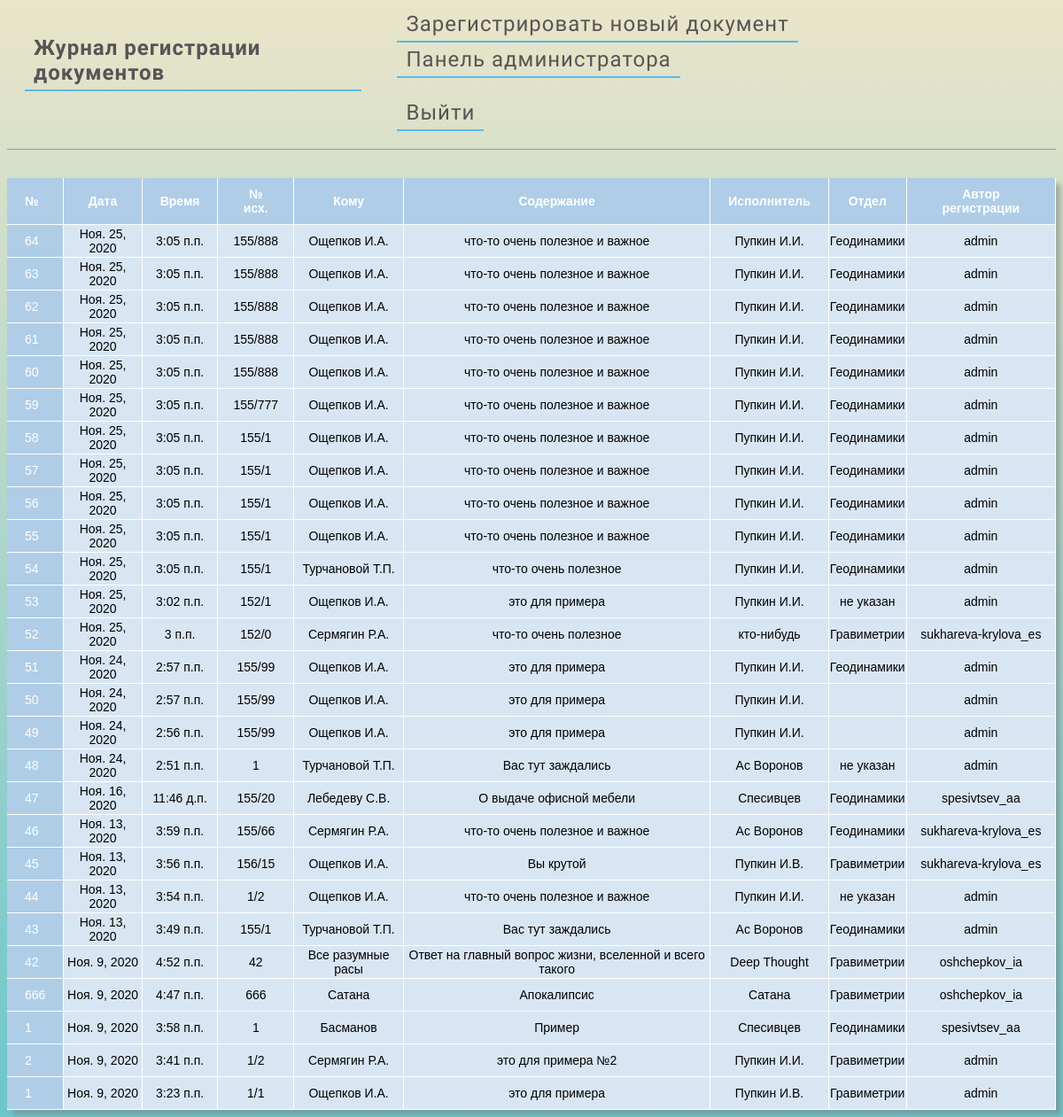
The app's page / (signed in) with its own data.
### journal/models.py (models this page shows, shortened)
class Entry(models.Model):
    number = models.IntegerField("№", default=0)
    reg_date = models.DateField(auto_now=True)
    reg_time = models.TimeField(auto_now=True)
    number_out = models.CharField("№ исх.", max_length=64, default='')
    to_whom = models.CharField("Кому", max_length=200, default='')
    what = models.CharField("Содержание", max_length=200, default='')
    executor = models.CharField("Исполнитель", max_length=200, default='')
    author = models.ForeignKey(
        'auth.User',
        on_delete=models.CASCADE
    )
    departament = models.CharField("Отдел", max_length=200, default='')
    class Meta:
        verbose_name = 'Запись в журнале'     # Для единственного числа
        verbose_name_plural = 'Записи в журнале'      # Для множественного числа

### journal/views.py (the view)
# urls.py: path('', JournalView.as_view(), name='home'),
class JournalView(ListView):
    model = Entry
    template_name = 'home.html'
    queryset = get_some_last_model_elements(obj=Entry, begin=0, end=50)

### journal/templates/home.html
{% extends 'base.html' %}
{% load static %}
{% block content %}
<link href="{% static 'css/home.css' %}" rel="stylesheet">
<table>
    <tr>
        <th>№</th>
        <th>Дата</th>
        <th>Время</th>
        <th>№ исх.</th>
        <th>Кому</th>
        <th>Содержание</th>
        <th>Исполнитель</th>
        <th>Отдел</th>
        <th>Автор регистрации</th>
    </tr>
    {% for item in object_list %}
    <tr>
        {% if user.username != "admin" %}
                {% for group in user.groups.all %}
                    {% if group.name == item.departament %}
                        <td>{{ item.number }}</td>
                        <td>{{ item.reg_date }}</td>
                        <td>{{ item.reg_time }}</td>
                        <td>{{ item.number_out }}</td>
                        <td>{{ item.to_whom }}</td>
                        <td>{{ item.what }}</td>
                        <td>{{ item.executor }}</td>
                        <td>{{ item.departament }}</td>
                        <td>{{ item.author }}</td>
                    {% endif %}
                {% endfor %}
        {% else %}
            <td>{{ item.number }}</td>
            <td>{{ item.reg_date }}</td>
            <td>{{ item.reg_time }}</td>
            <td>{{ item.number_out }}</td>
            <td>{{ item.to_whom }}</td>
            <td>{{ item.what }}</td>
            <td>{{ item.executor }}</td>
            <td>{{ item.departament }}</td>
            <td>{{ item.author }}</td>
        {% endif %}
    </tr>
    {% endfor %}
</table>
{% endblock content %}

### journal/static/css/base.css (style rules this page uses)
body { font-family: 'Source Sans Pro', sans-serif; font-size: 20px; }

### journal/static/css/home.css (style rules this page uses)
table { font-family: "Lucida Sans Unicode", "Lucida Grande", Sans-Serif; font-size: 14px; border-collapse: collapse; text-align: center; box-shadow: 0.4em 0.4em 5px rgba(122,122,122,0.5); }
th { position: sticky; top: 0px; }
th, td:first-child { background: #AFCDE7; color: white; padding: 10px 20px; }
th, td { border-style: solid; border-width: 0 1px 1px 0; border-color: white; }
td { background: #D8E6F3; }
th:first-child, td:first-child { text-align: left; }

### journal/templates/base.html (style rules this page uses)
body { background: linear-gradient(#eae5c9, #6cc6cb) fixed; }

### records on screen
Entry: number "64", reg_date "Ноя. 25, 2020", reg_time "3:05 п.п.", number_out "155/888", to_whom "Ощепков И.А.", what "что-то очень полезное и важное", executor "Пупкин И.И.", departament "Геодинамики", author "admin"
Entry: number "63", reg_date "Ноя. 25, 2020", reg_time "3:05 п.п.", number_out "155/888", to_whom "Ощепков И.А.", what "что-то очень полезное и важное", executor "Пупкин И.И.", departament "Геодинамики", author "admin"
Entry: number "62", reg_date "Ноя. 25, 2020", reg_time "3:05 п.п.", number_out "155/888", to_whom "Ощепков И.А.", what "что-то очень полезное и важное", executor "Пупкин И.И.", departament "Геодинамики", author "admin"
Entry: number "61", reg_date "Ноя. 25, 2020", reg_time "3:05 п.п.", number_out "155/888", to_whom "Ощепков И.А.", what "что-то очень полезное и важное", executor "Пупкин И.И.", departament "Геодинамики", author "admin"
Entry: number "60", reg_date "Ноя. 25, 2020", reg_time "3:05 п.п.", number_out "155/888", to_whom "Ощепков И.А.", what "что-то очень полезное и важное", executor "Пупкин И.И.", departament "Геодинамики", author "admin"
Entry: number "59", reg_date "Ноя. 25, 2020", reg_time "3:05 п.п.", number_out "155/777", to_whom "Ощепков И.А.", what "что-то очень полезное и важное", executor "Пупкин И.И.", departament "Геодинамики", author "admin"
Entry: number "58", reg_date "Ноя. 25, 2020", reg_time "3:05 п.п.", number_out "155/1", to_whom "Ощепков И.А.", what "что-то очень полезное и важное", executor "Пупкин И.И.", departament "Геодинамики", author "admin"
Entry: number "57", reg_date "Ноя. 25, 2020", reg_time "3:05 п.п.", number_out "155/1", to_whom "Ощепков И.А.", what "что-то очень полезное и важное", executor "Пупкин И.И.", departament "Геодинамики", author "admin"
Entry: number "56", reg_date "Ноя. 25, 2020", reg_time "3:05 п.п.", number_out "155/1", to_whom "Ощепков И.А.", what "что-то очень полезное и важное", executor "Пупкин И.И.", departament "Геодинамики", author "admin"
Entry: number "55", reg_date "Ноя. 25, 2020", reg_time "3:05 п.п.", number_out "155/1", to_whom "Ощепков И.А.", what "что-то очень полезное и важное", executor "Пупкин И.И.", departament "Геодинамики", author "admin"
Entry: number "54", reg_date "Ноя. 25, 2020", reg_time "3:05 п.п.", number_out "155/1", to_whom "Турчановой Т.П.", what "что-то очень полезное", executor "Пупкин И.И.", departament "Геодинамики", author "admin"
Entry: number "53", reg_date "Ноя. 25, 2020", reg_time "3:02 п.п.", number_out "152/1", to_whom "Ощепков И.А.", what "это для примера", executor "Пупкин И.И.", departament "не указан", author "admin"
Entry: number "52", reg_date "Ноя. 25, 2020", reg_time "3 п.п.", number_out "152/0", to_whom "Сермягин Р.А.", what "что-то очень полезное", executor "кто-нибудь", departament "Гравиметрии", author "sukhareva-krylova_es"
Entry: number "51", reg_date "Ноя. 24, 2020", reg_time "2:57 п.п.", number_out "155/99", to_whom "Ощепков И.А.", what "это для примера", executor "Пупкин И.И.", departament "Геодинамики", author "admin"
Entry: number "50", reg_date "Ноя. 24, 2020", reg_time "2:57 п.п.", number_out "155/99", to_whom "Ощепков И.А.", what "это для примера", executor "Пупкин И.И.", author "admin"
Entry: number "49", reg_date "Ноя. 24, 2020", reg_time "2:56 п.п.", number_out "155/99", to_whom "Ощепков И.А.", what "это для примера", executor "Пупкин И.И.", author "admin"
Entry: number "48", reg_date "Ноя. 24, 2020", reg_time "2:51 п.п.", number_out "1", to_whom "Турчановой Т.П.", what "Вас тут заждались", executor "Ас Воронов", departament "не указан", author "admin"
Entry: number "47", reg_date "Ноя. 16, 2020", reg_time "11:46 д.п.", number_out "155/20", to_whom "Лебедеву С.В.", what "О выдаче офисной мебели", executor "Спесивцев", departament "Геодинамики", author "spesivtsev_aa"
Entry: number "46", reg_date "Ноя. 13, 2020", reg_time "3:59 п.п.", number_out "155/66", to_whom "Сермягин Р.А.", what "что-то очень полезное и важное", executor "Ас Воронов", departament "Геодинамики", author "sukhareva-krylova_es"
Entry: number "45", reg_date "Ноя. 13, 2020", reg_time "3:56 п.п.", number_out "156/15", to_whom "Ощепков И.А.", what "Вы крутой", executor "Пупкин И.В.", departament "Гравиметрии", author "sukhareva-krylova_es"
Entry: number "44", reg_date "Ноя. 13, 2020", reg_time "3:54 п.п.", number_out "1/2", to_whom "Ощепков И.А.", what "что-то очень полезное и важное", executor "Пупкин И.И.", departament "не указан", author "admin"
Entry: number "43", reg_date "Ноя. 13, 2020", reg_time "3:49 п.п.", number_out "155/1", to_whom "Турчановой Т.П.", what "Вас тут заждались", executor "Ас Воронов", departament "Геодинамики", author "admin"
Entry: number "42", reg_date "Ноя. 9, 2020", reg_time "4:52 п.п.", number_out "42", to_whom "Все разумные расы", what "Ответ на главный вопрос жизни, вселенной и всего такого", executor "Deep Thought", departament "Гравиметрии", author "oshchepkov_ia"
Entry: number "666", reg_date "Ноя. 9, 2020", reg_time "4:47 п.п.", number_out "666", to_whom "Сатана", what "Апокалипсис", executor "Сатана", departament "Гравиметрии", author "oshchepkov_ia"
Entry: number "1", reg_date "Ноя. 9, 2020", reg_time "3:58 п.п.", number_out "1", to_whom "Басманов", what "Пример", executor "Спесивцев", departament "Геодинамики", author "spesivtsev_aa"
Entry: number "2", reg_date "Ноя. 9, 2020", reg_time "3:41 п.п.", number_out "1/2", to_whom "Сермягин Р.А.", what "это для примера №2", executor "Пупкин И.И.", departament "Гравиметрии", author "admin"
Entry: number "1", reg_date "Ноя. 9, 2020", reg_time "3:23 п.п.", number_out "1/1", to_whom "Ощепков И.А.", what "это для примера", executor "Пупкин И.В.", departament "Гравиметрии", author "admin"
